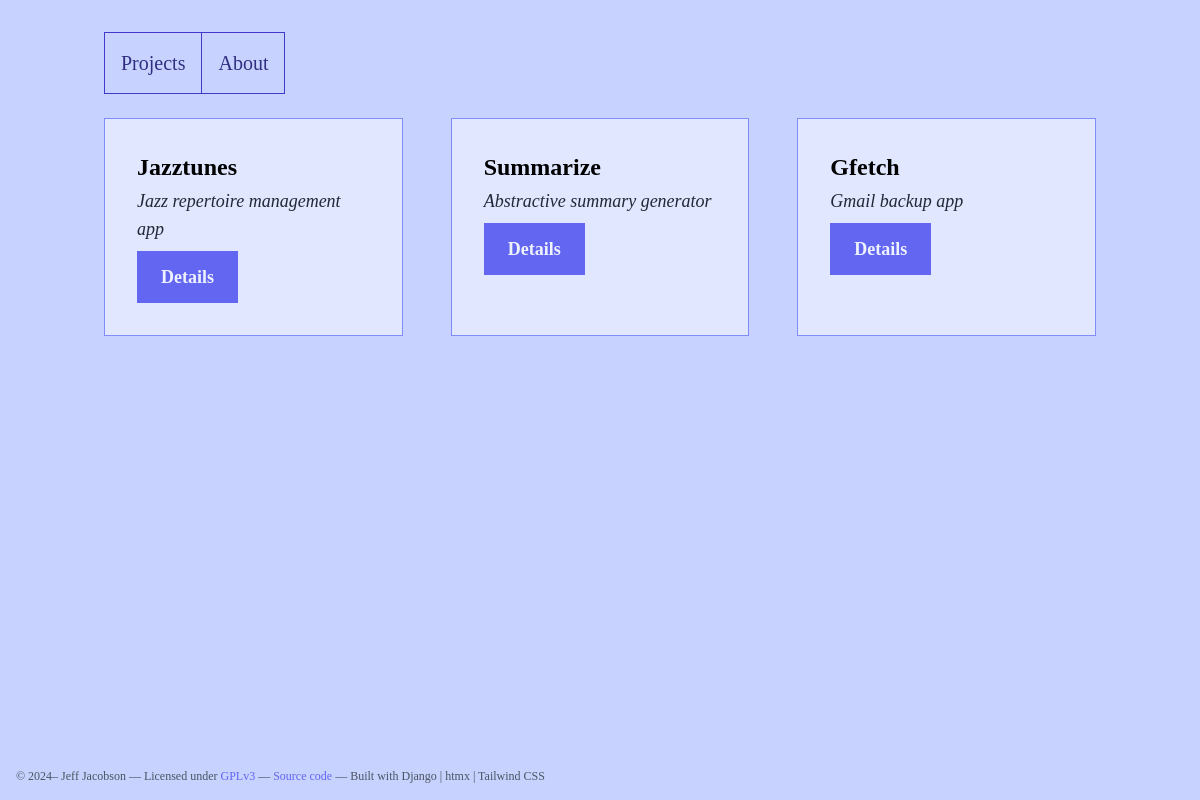
The app's page /, older data.
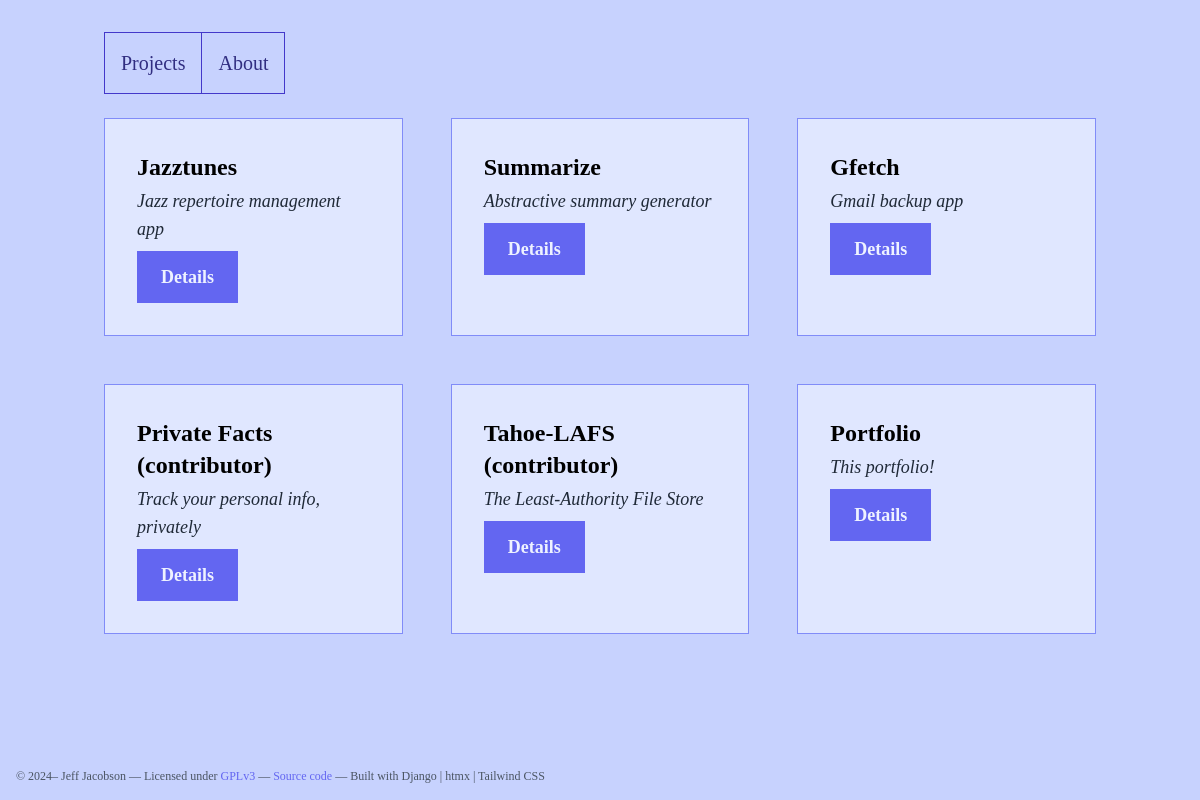
The same page, newer data.
### portfolio/models.py (models this page shows, shortened)
class Project(models.Model):
    title = models.CharField(max_length=50)
    blurb = models.CharField(max_length=100, null=True, blank=True)
    description = models.TextField(default="Description goes here")
    core_tech = models.CharField(max_length=200, null=True, blank=True)
    supporting_tech = models.CharField(max_length=200, null=True, blank=True)
    url = models.URLField(null=True, blank=True)
    screenshot = models.CharField(max_length=100, null=True, blank=True)

### portfolio/views.py (the view)
# urls.py: path("", views.index, name="index"),
def index(request):
    projects = Project.objects.all()
    if request.headers.get('HX-Request'):
        return render(request, 'portfolio/_projects.html', {'projects': projects})
    return render(
        request, "portfolio/index.html",
        {"projects": projects}
        )

### portfolio/templates/portfolio/index.html
{% extends "base.html" %}
{% block content %}
<div id="tab-content">
    {% include "portfolio/_projects.html" %}
</div>
{% endblock %}

### portfolio/templates/portfolio/_projects.html
<div class="grid grid-cols-1 md:grid-cols-2 lg:grid-cols-3 gap-12">
    {% for project in projects %}
    <div class="bg-indigo-100 border border-indigo-400 p-8 hover:shadow-sm">
        <h1 class="text-2xl font-semibold mb-1">{{ project.title }}</h1>
        <p class="text-lg text-gray-800 mb-2 italic">{{ project.blurb }}</p>
        <button
            class="bg-indigo-500 hover:bg-indigo-600 text-indigo-50 font-bold py-3 px-6 text-lg"
            hx-get="{% url 'details' project.pk %}"
            hx-target="#tab-content"
            hx-swap="innerHTML"
        >
        Details
        </button>
    </div>
    {% endfor %}
</div>

Row changes from the older to the newer data that the page shows:
added Project: title "Private Facts (contributor)", blurb "Track your personal info, privately"
added Project: title "Tahoe-LAFS (contributor)", blurb "The Least-Authority File Store"
added Project: title "Portfolio", blurb "This portfolio!"
